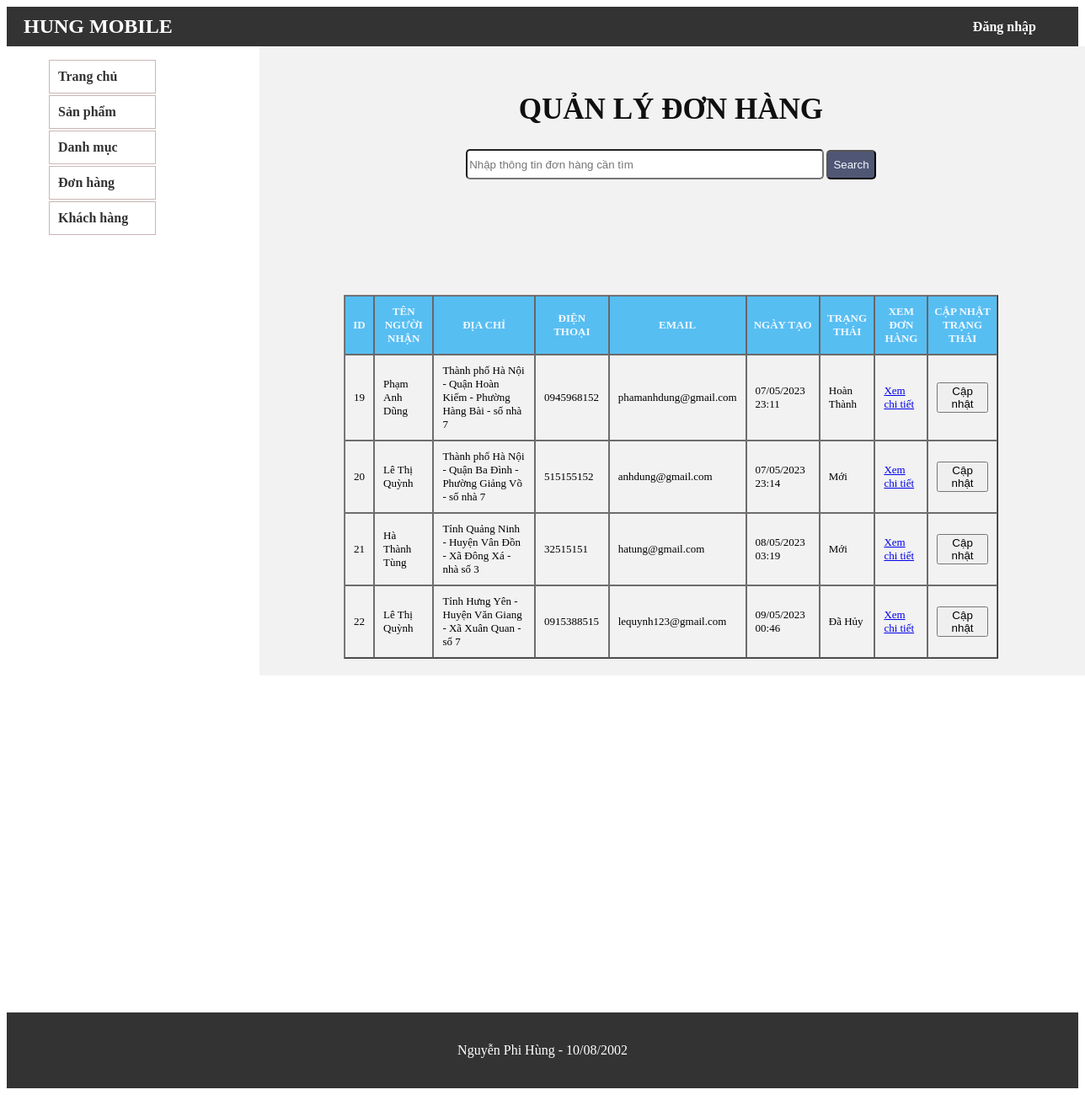
/quanlydonhang.php, run on the app's committed database.
### tables this page shows
CREATE TABLE `don_hang` (
  `order_id` int(10) UNSIGNED NOT NULL COMMENT 'Mã đơn hàng',
  `customer_name` varchar(255) NOT NULL COMMENT 'Tên khách hàng',
  `customer_address` varchar(255) NOT NULL COMMENT 'Địa chỉ khách hàng',
  `customer_email` varchar(255) NOT NULL COMMENT 'Email khách hàng',
  `customer_phone` varchar(20) NOT NULL COMMENT 'Số điện thoại khách hàng',
  `total_amount` decimal(10,0) NOT NULL COMMENT 'Tổng giá trị đơn hàng',
  `order_date` int(50) NOT NULL COMMENT 'Ngày đặt hàng',
  `order_status` int(10) UNSIGNED NOT NULL COMMENT 'Trạng thái đơn hàng'
);

### quanlydonhang.php (the view, shortened to what this page needs)
<!DOCTYPE html>
<html lang="en">
  <head>
    <link rel="stylesheet" href="admin.css">
  </head>
  <body>
  <div class="header">
    <div class="logo">HUNG MOBILE</div>
    <div class="user-info">
        <?php
        if(isset($_SESSION['username'])) {
            echo "<a href='thoat.php' >Đăng xuất</a>";
            echo "<p>Chào mừng,<br>" . $_SESSION['username'] . "</p>";
        }
        else{
            echo  "<a href='dangnhap.php'>Đăng nhập</a>";
        }
        ?>
    </div>
    </div>
    <header>
      <nav>
        <ul class="nav-links">
          <li>
            <div class = "menu">
                <a href="indexadmin.php">Trang chủ</a>
            </div>
            </li>
          <li><div  class = "menu">
                <a href="quanlysanpham.php">Sản phẩm</a>
            </div></li>
          <li><div  class = "menu">
                <a href="quanlydanhmuc.php">Danh mục</a>
            </div></li>
          <li><div  class = "menu" >
                <a href="quanlydonhang.php">Đơn hàng</a>
            </div></li>
          <li><div  class = "menu">
                <a href="quanlykhachhang.php">Khách hàng</a>
            </div></li>
        </ul>
      </nav>
    </header>
    <section class="hero">
      <div class="hero-text">
      <?php
  $conn = mysqli_connect("localhost","root","","hung_mobile");
			  if(isset($_GET["search"]) && !empty($_GET["search"]))
			  {
				$key = trim($_GET["search"]);
				$sql = "SELECT `order_id`, `customer_name`, `customer_address`, `customer_email`, `customer_phone`, `order_date`
                FROM `don_hang`
                WHERE (order_id LIKE '%$key%')
                   OR (customer_name LIKE '%$key%')
                   OR (customer_address LIKE '%$key%')
                   OR (customer_email LIKE '%$key%')
                   OR (customer_phone LIKE '%$key%')
                   OR (order_date LIKE '%$key%')";
					$result = mysqli_query($conn, $sql);
					if(mysqli_num_rows($result) <= 0){
						echo "<script>alert('Không tìm thấy thông tin đơn hàng ".$_GET["search"]." trong tài liệu nào.!');
						window.location.href = 'quanlydonhang.php';
						</script>";
					}
			}else{
				$sql = "SELECT * From don_hang";
				$result = mysqli_query($conn, $sql);
			  }
    ?>
    <div class="div1">
        <h3 align ="center">Quản lý đơn hàng </h3>
    </div>
    <table class="search-form" align="center" cellpadding ="5" >
        <tr>
            <td>
                <form action="" method ="get" >
                <input class="sae" type="text" name ="search"
                placeholder="Nhập thông tin đơn hàng cần tìm"
                 value="<?php if(isset($_GET["search"]))
                {
                    echo trim ($_GET["search"]);
                } ?>" size="50%"
                >
                <input class="scc" type="submit" value="Search" >
           </form>
        </td>
        </tr>
    </table>
    <table class="bangchinh" border="1" align = "center" cellspacing = "0" width = "100%" >
        <tr>
            <th>ID</th>
            <th>Tên người nhận</th>
            <th>Địa chỉ</th>
            <th>Điện thoại</th>
            <th>Email</th>
            <th>Ngày tạo</th>
            <th>Trạng Thái</th>
            <th>Xem đơn hàng</th>
            <th>Cập nhật Trạng thái</th>
        </tr>
 <?php
        while($row = mysqli_fetch_assoc($result)) {
            $ma = $row['order_id'];
            $ten = $row['customer_name'];
            $diachi = $row['customer_address'];
            $email = $row['customer_email'];
            $phone= $row['customer_phone'];
            $Ngaytao= $row['order_date'];
            $mattcu= $row['order_status'];
    ?>
       <tr>
        <td>
            <?php
                echo  $ma
            ?>
        </td>
        <td>
            <?php
                echo    $ten
            ?>
        </td>
        <td>
        <?php
                echo     $diachi
            ?>
        </td>
        <td>
            <?php
                echo  $phone
           ?>
        </td>
        <td>
            <?php
                echo  $email
           ?>
        </td>
        <td >
        <?php
        $timestamp = strtotime('+5 hour 0 minutes', $Ngaytao);
                echo date('d/m/Y H:i',  $timestamp);
           ?>
        </td>
        <td>
        <?php
        if($mattcu == 1){
                echo "Mới";
        }else if($mattcu==2){
                 echo "Đang xử lý";
        }
        else if($mattcu == 3){
            echo "Đang vận chuyển";
        }
        else if($mattcu == 4){
            echo "Hoàn Thành";
        }
        else{
            echo "Đã Hủy";
        }
              ?>
        </td>
        <td >
            <a href="xemchitietdonhang.php?iddh=<?php echo $ma?>">Xem chi tiết</a>
        </td>
        <td >
            <a href="suadonhang.php?iddh=<?php echo $mattcu ?>">
         <button>  Cập nhật</button>
        </a>
        </td>
       </tr>
        <?php
        }
?>
    </table>
      </div>
    </section>
    <footer style="margin-top:400px">
      <p> Nguyễn Phi Hùng - 10/08/2002</p>
    </footer>
  </body>
</html>

### admin.css (style rules this page uses)
nav { float: left; margin-right: 50px; }
.nav-links li { margin: 0 10px; list-style: none; }
.nav-links li a { color: #333; font-weight: bold; text-decoration: none; transition: color 0.3s ease; }
.hero { margin-left: 300px; background-color: #f2f2f2; padding: 20px 100px; display: flex; align-items: center; width: 65%; }
.hero-text { margin-right: 50px; }
.menu { width: 100%; padding: 10px; margin: 2px 0; border: rgb(203, 182, 182) solid 1px; }
footer { background-color: #333; color: #fff; padding: 20px; text-align: center; }
.sae { border-radius: 5px; height: 30px; }
.scc { border-radius: 5px; height: 35px; cursor: pointer; background-color: rgb(80, 87, 117); color: aliceblue; }
th { background-color: rgb(87, 190, 242); color: aliceblue; text-transform: uppercase; }
.bangchinh th { padding: 10px 5px; border: 1px solid rgb(105, 102, 102); }
.bangchinh td { padding: 10px ; border: 1px solid rgb(111, 108, 108); }
.div1 { text-transform: uppercase; color: rgb(16, 16, 16); height: 50px; font-size: 30px; font-weight: 4; }
.search-form { margin-bottom: 130px; margin-top: 10px; }
.header { background-color: #333; display: flex; justify-content: space-between; align-items: center; padding: 10px 20px; }
.header .logo { font-size: 24px; font-weight: bold; color: #fff; }
.header .user-info { display: flex; justify-content: space-between; align-items: center; }
.header .user-info a { color: #fff; text-decoration: none; font-weight: bold; margin-right: 30px; font-size: 16px; }

### quanlydonhang.php (style rules this page uses)
td { font-size:13px; }
th { font-size:13px; }

### data on the page
don_hang: order_id "19", customer_name "Phạm Anh Dũng", customer_address "Thành phố Hà Nội - Quận Hoàn Kiếm - Phường Hàng Bài - số nhà 7", customer_phone "0945968152", customer_email "phamanhdung@gmail.com", order_date "07/05/2023 23:11", shows "Hoàn Thành"
don_hang: order_id "20", customer_name "Lê Thị Quỳnh", customer_address "Thành phố Hà Nội - Quận Ba Đình - Phường Giảng Võ - số nhà 7", customer_phone "515155152", customer_email "anhdung@gmail.com", order_date "07/05/2023 23:14", shows "Mới"
don_hang: order_id "21", customer_name "Hà Thành Tùng", customer_address "Tỉnh Quảng Ninh - Huyện Vân Đồn - Xã Đông Xá - nhà số 3", customer_phone "32515151", customer_email "hatung@gmail.com", order_date "08/05/2023 03:19", shows "Mới"
don_hang: order_id "22", customer_name "Lê Thị Quỳnh", customer_address "Tỉnh Hưng Yên - Huyện Văn Giang - Xã Xuân Quan - số 7", customer_phone "0915388515", customer_email "lequynh123@gmail.com", order_date "09/05/2023 00:46", shows "Đã Hủy"
